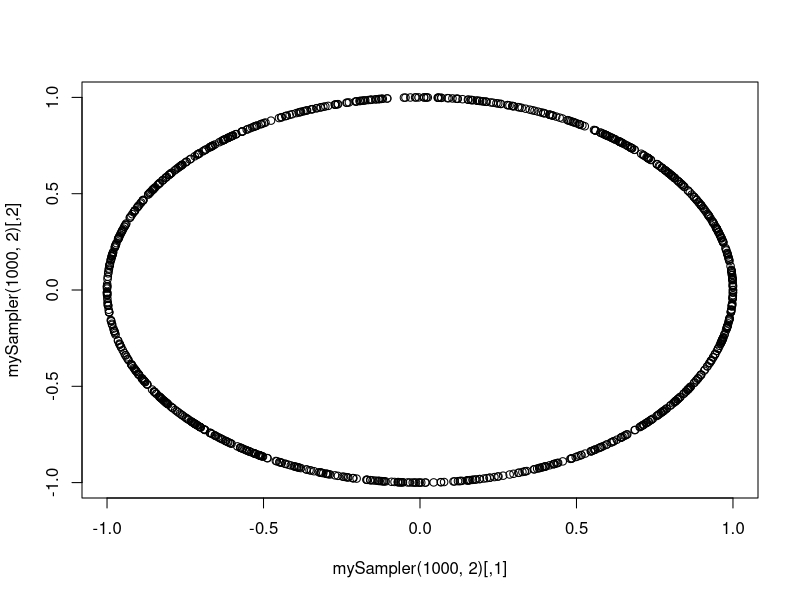

Write the R code that produced this figure.
## Aufgabe 1

## a)
# Sampeln auf dem Einheitskreis
mySampler <- function(n, d) {
  mat <- matrix(runif(n * d, -1, 1), ncol = d)
  t(apply(mat, 1, function(x) x / sqrt(sum(x^2))))
}
plot(mySampler(1000, 2))

## b)
# matCumSum - bestimmt die zeilenweise oder spaltenweise kumulierte Summe
# Input: mat - numerische Matrix
#        margin - (numerischer Skalar) Wie soll summiert werden?
#                     1 enspricht zeilenweise, 2 entspricht spaltenweise
# Output: Numerische Matrix derselben Dimension wie mat, die spaltenweise die  
#           zeilenweisen/ spaltenweisen kumulierten Summen enthaelt
#
matCumSum <- function(mat, margin) {
  res <- apply(mat, margin, cumsum)
  return(res)
}

matrix(1:25, 5, 5)
matCumSum(matrix(1:25, 5, 5), 1)
matCumSum(matrix(1:25, 5, 5), 2)


## Aufgabe 2

# Hier das Beispiel, Erklaerung im PDF

g <- function(x, a) {
  sum(x^(2:0) * a)
}

g(1000000, c(0.1, 0.1, -100000100000.000001))



## Aufgabe 3

## a) s. PDF

## b)
##
## Es gibt natuerlich viele Moeglichkeiten die naive sum-Funktion smart zu
## machen. Ein paar sind hier aufgefuehrt. 
## Zunaechst zum Vergleich der naive Ansatz, auch mit der bitte hier einmal
## auf den Progammierstil, vor allem auf die For-Schleife zu achten.


## naiveSum - summiert einen Vektor von Zahlen
##
## Eingabe:
##  v - Vektor von reellen Zahlen
##
## Ausgabe:
##  Summe der Zahlen in 'v'.
naiveSum <- function(v) {
  stopifnot(is.numeric(v), all(is.finite(v)))
  s <- 0
  for(num in v) {
    s <- s + num
  }
  s
}


## smart_sum - summiert einen Vektor von Zahlen
##
## Eingabe:
##  v - Vektor von reellen Zahlen
##
## Ausgabe:
##  Summe der Zahlen in 'v'.
##
## Der Algorithmus geht auf William Kahan zurueck. Siehe:
##
##   Kahan, William (1965), "Further remarks on reducing truncation
##   errors", Communications of the ACM 8 (1): 40

smartSum <- function(v) {
  stopifnot(is.numeric(v), all(is.finite(v)))
  sum <- 0
  err <- 0
  for(num in v) {
    tmp <- sum
    y <- num + err
    sum <- tmp + y
    err <- (tmp - sum) + y
  }
  sum + err
}


## smart2_sum - summiert einen Vektor von Zahlen
##
## Eingabe:
##  v - Vektor von reellen Zahlen
##
## Ausgabe:
##  Summe der Zahlen in 'v'.
##
## Der Algorithmus benutzt einen Rekursionsansatz, um moeglichst
## gleich grosse Zahlen zu addieren.

smartSum2 <- function(v) {
  stopifnot(is.numeric(v), all(is.finite(v)))
  n <- length(v)  
  if (n == 1L) {
    v
  } else if (n == 2L) {
    v[1] + v[2]
  } else {
    m <- n %/% 2 + 1
    Recall(v[1:m]) + Recall(v[(m+1):n])
  }
}


## smart_sum3 - summiert einen Vektor von Zahlen
##
## Eingabe:
##  v - Vektor von reellen Zahlen
##
## Ausgabe:
##  Summe der Zahlen in 'v'.
##
## Der Algorithmus benutzt eine Min Heuristik, um betragsmaessig moeglichst
## gleich grosse Zahlen zu addieren.

smartSum3 <- function(v) {
  stopifnot(is.numeric(v), all(is.finite(v)))
  while (length(v) > 2L) {
    ## FIXME: Ineffizient!
    l <- which.min(abs(v))
    vl <- v[l]
    v <- v[-l]
    u <- which.min(abs(v))
    vu <- v[u]
    v <- c(v[-u], vl + vu)
  }
  if (length(v) == 2L)
    v[1] + v[2]
  else
    v
}

## smart_sum4 - summiert einen Vektor von Zahlen
##
## Eingabe:
##  v - Vektor von reellen Zahlen
##
## Ausgabe:
##  Summe der Zahlen in 'v'.
##
## Der Algorithmus sortiert die Zahlen zunaechst nach ihren Betraegen,
## um zunaechst grosse und dann erst kleine Zahlen zu bearbeiten.

smartSum4 <- function(v) {
  stopifnot(is.numeric(v), all(is.finite(v)))
  order <- order(abs(v), decreasing = TRUE)
  naiveSum(v[order])
}


compareSums <- function(v, true) {
  bs <- sum(v)
  ns <- naiveSum(v)
  ks <- smartSum(v)
  rs <- smartSum2(v)
  ms <- smartSum3(v)
  as <- smartSum4(v)
  
  df <- data.frame(method = c("baseR", "naive", "kahan", "recursive", "minmin", "abs"),
                   value = c(bs, ns, ks, rs, ms, as),
                   delta = abs(true - c(bs, ns, ks, rs, ms, as)))
  print(df)
}

doItA3 <- function(const) {
  set.seed(1273)
  x <- runif(50, 0, 1e10)
  x <- sample(c(-x, x, const))
  compareSums(x, const)
}


doItA3(5.3)
doItA3(0.1)

## smartSum4 gewinnt - hat aber den grossen Nachteil einer n log n Laufzeit
## (es muss sortiert werden). Und wir sehen: Wie ueblich ist die base R
## Funktion schon ziemlich intelligent.
## In der Praxis also bitte sum benutzen - wir sind nicht schlauer genug
## diese in 2h besser neu zu schreiben.


